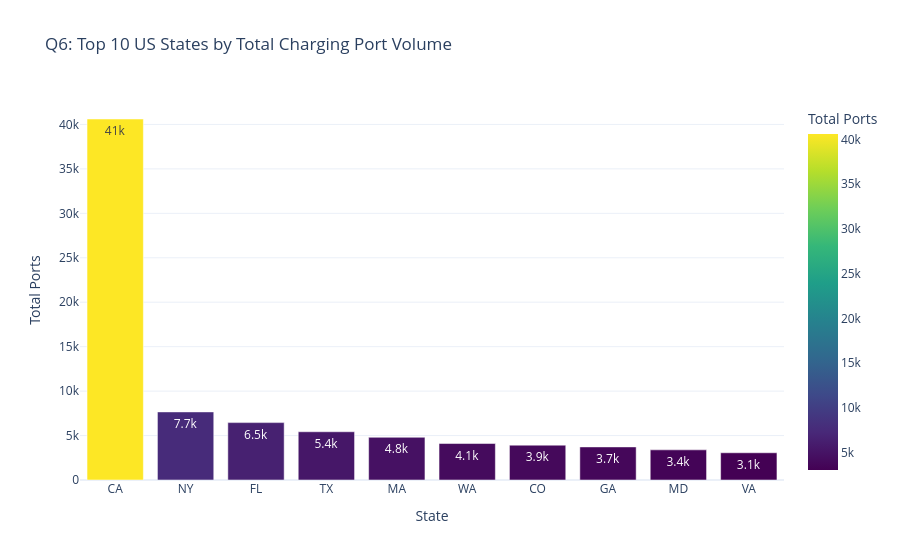

Notebook code cell kept with this figure:
### Code cell
# Question 6: Which US States lead total public charging port deployments?
state_df = df.groupby('State')['Total Ports'].sum().sort_values(ascending=False).head(10).reset_index()

fig6 = px.bar(
    state_df,
    x='State',
    y='Total Ports',
    title="Q6: Top 10 US States by Total Charging Port Volume",
    text_auto='.2s',
    color='Total Ports',
    color_continuous_scale='Viridis',
    template='plotly_white'
)
fig6.show()

### Figure 1 — Plotly figure (JSON) as saved in the notebook; plotly's stock layout.template omitted (floating-point values rounded to 4 significant figures)
{"data": [{"hovertemplate": "State=%{x}<br>Total Ports=%{marker.color}<extra></extra>", "legendgroup": "", "marker": {"color": [40610.0, 7660.0, 6456.0, 5427.0, 4804.0, 4103.0, 3918.0, 3721.0, 3392.0, 3063.0], "coloraxis": "coloraxis", "pattern": {"shape": ""}}, "name": "", "orientation": "v", "showlegend": false, "textposition": "auto", "texttemplate": "%{y:.2s}", "type": "bar", "x": ["CA", "NY", "FL", "TX", "MA", "WA", "CO", "GA", "MD", "VA"], "xaxis": "x", "y": [40610.0, 7660.0, 6456.0, 5427.0, 4804.0, 4103.0, 3918.0, 3721.0, 3392.0, 3063.0], "yaxis": "y"}], "layout": {"barmode": "relative", "coloraxis": {"colorbar": {"title": {"text": "Total Ports"}}, "colorscale": [[0, "#440154"], [0.1111, "#482878"], [0.2222, "#3e4989"], [0.3333, "#31688e"], [0.4444, "#26828e"], [0.5556, "#1f9e89"], [0.6667, "#35b779"], [0.7778, "#6ece58"], [0.8889, "#b5de2b"], [1, "#fde725"]]}, "legend": {"tracegroupgap": 0}, "title": {"text": "Q6: Top 10 US States by Total Charging Port Volume"}, "xaxis": {"anchor": "y", "domain": [0, 1], "title": {"text": "State"}}, "yaxis": {"anchor": "x", "domain": [0, 1], "title": {"text": "Total Ports"}}}}
